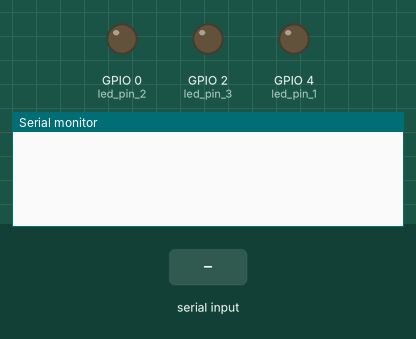
A sketch run on a simulated ESP32. Parts: output pins drawn as LEDs (lit = HIGH), the last lines printed to the serial monitor. Inputs (shaded band) come from the test bench. Nothing arrives over Bluetooth unless stated.

Above: at 1.2 s.
1.3 s: "Button 1:\n" received over the second serial link
At 2.1 s:
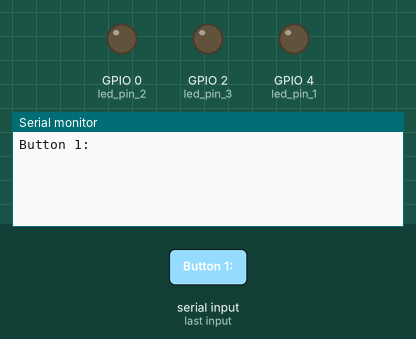
2.8 s: "1\n" received over the second serial link
At 3.3 s:
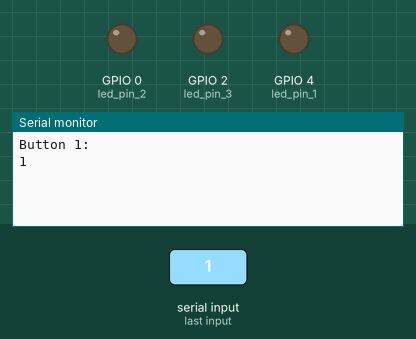

Measured:
- after the input at 1.3 s, the serial monitor: prints a new line at once (image 1)
- after the input at 2.8 s, the serial monitor: prints a new line at once (image 2)

The sketch:

Esp32BluetoothApp.ino
```cpp
// --------------------------------------------------
//
// Code for control of ESP32 through MIT inventor app (Bluetooth).
// device used for tests: ESP32-WROOM-32D
//
// App on phone has three buttons:
// Button 1: 11 for ON and 10 for OFF
// Button 2: 21 for ON and 20 for OFF
// Button 3: 31 for ON and 30 for OFF
//
// Written by mo thunderz (last update: 20.4.2021)
//
// --------------------------------------------------

// this header is needed for Bluetooth Serial -> works ONLY on ESP32
#include "BluetoothSerial.h"

// init Class:
BluetoothSerial ESP_BT;

// init PINs: assign any pin on ESP32
int led_pin_1 = 4;
int led_pin_2 = 0;
int led_pin_3 = 2;     // On some ESP32 pin 2 is an internal LED, mine did not have one

// Parameters for Bluetooth interface
String incoming;

void setup() {
  Serial.begin(115200);
  ESP_BT.begin("ESP32_Control"); //Name of your Bluetooth interface -> will show up on your phone

  pinMode (led_pin_1, OUTPUT);
  pinMode (led_pin_2, OUTPUT);
  pinMode (led_pin_3, OUTPUT);
}

void loop() {

  // -------------------- Receive Bluetooth signal ----------------------
  if (ESP_BT.available())
  {
    ///incoming = ESP_BT.read(); //Read what we receive

    incoming = ESP_BT.readStringUntil('\n');
     Serial.println(incoming);

    // separate button ID from button value -> button ID is 10, 20, 30, etc, value is 1 or 0
   // int button = floor(incoming / 10);
   // int value = incoming % 10;


    /*
    switch (button) {
      case 1:
        Serial.print("Button 1:"); Serial.println(value);
        digitalWrite(led_pin_1, value);
        break;
      case 2:
        Serial.print("Button 2:"); Serial.println(value);
        digitalWrite(led_pin_2, value);
        break;
      case 3:
        Serial.print("Button 3:"); Serial.println(value);
        digitalWrite(led_pin_3, value);
        break;
    }

    */
  }
}
```
